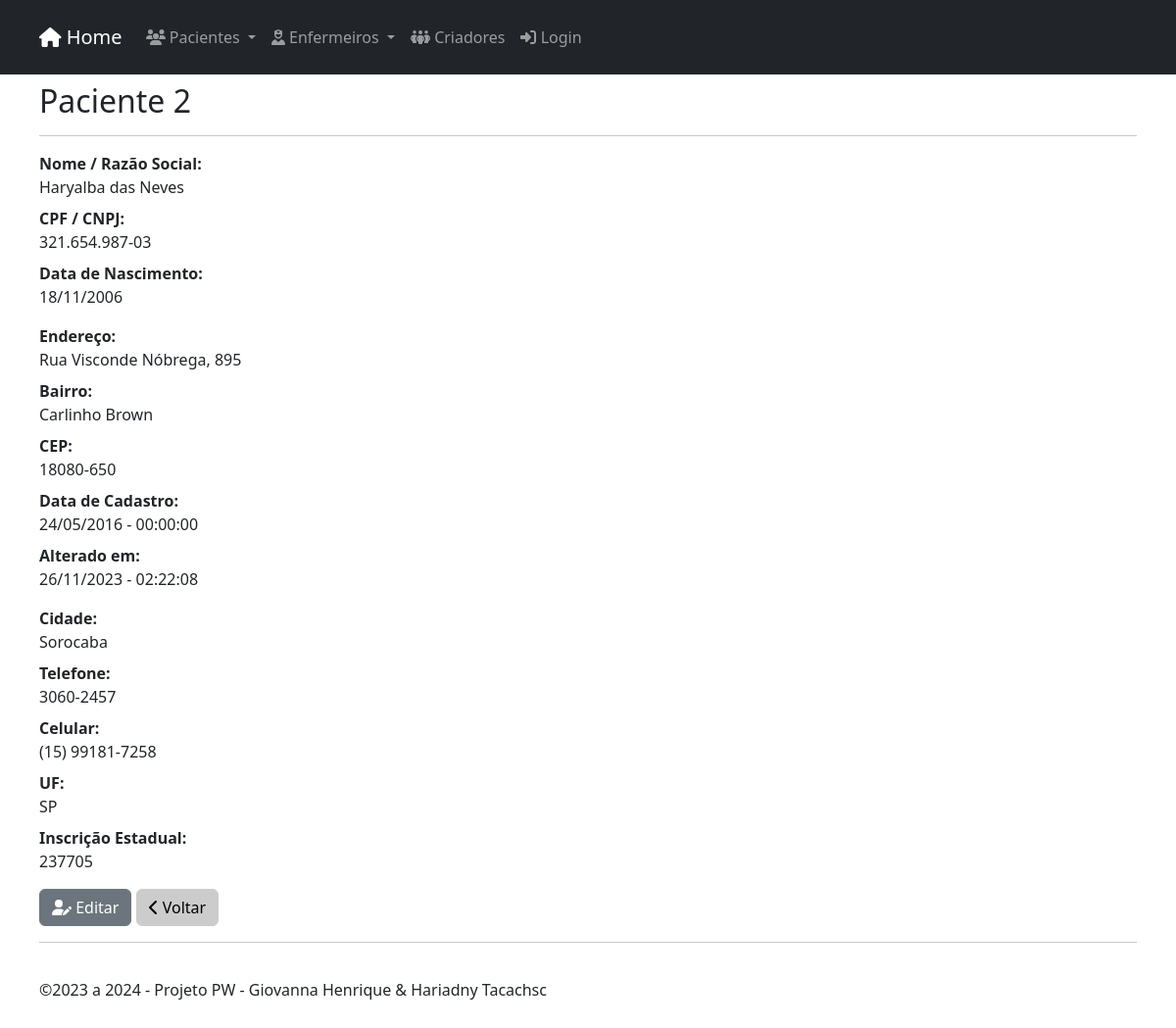
/customers/view.php?id=2, run on an earlier commit of the app's database.
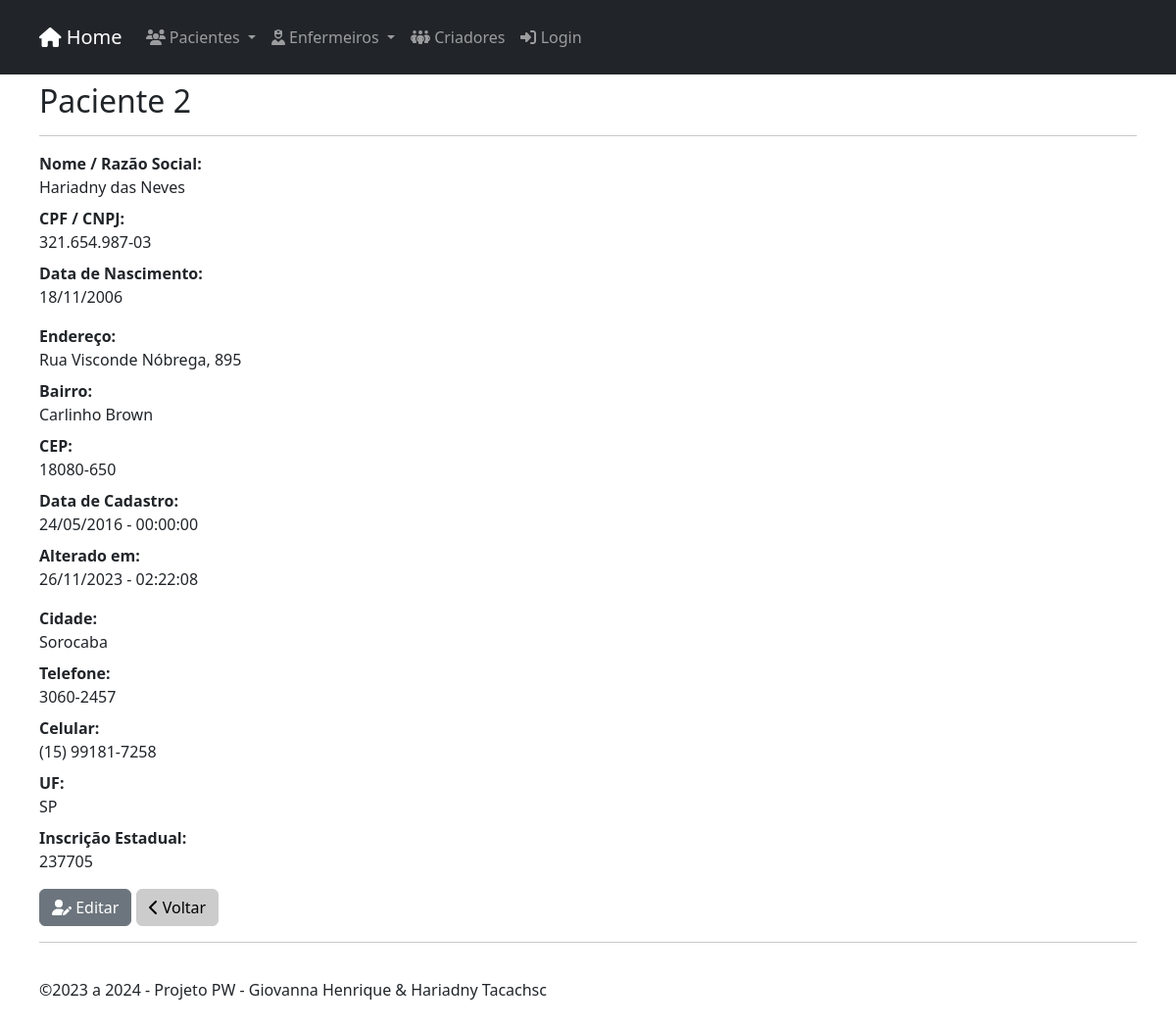
And on a later commit of the database.
### tables this page shows
CREATE TABLE `customers` (
  `id` int(11) UNSIGNED NOT NULL,
  `name` varchar(255) NOT NULL,
  `cpf_cnpj` varchar(14) NOT NULL,
  `birthdate` date NOT NULL,
  `address` varchar(255) NOT NULL,
  `hood` varchar(100) NOT NULL,
  `zip_code` varchar(8) NOT NULL,
  `city` varchar(100) NOT NULL,
  `state` varchar(2) NOT NULL,
  `phone` varchar(11) NOT NULL,
  `mobile` varchar(11) NOT NULL,
  `ie` varchar(15) NOT NULL,
  `created` datetime NOT NULL,
  `modified` datetime NOT NULL
);

### inc/database.php (called while the page is built, shortened)
<?php
    function open_database()
    {
        try {
            $conn = new mysqli(DB_HOST, DB_USER, DB_PASSWORD, DB_NAME);
            $conn->set_charset("utf8");
            return $conn;
        } catch (Exception $e) {
            throw new Exception($e->getMessage());
        }
    }
    function find( $table = null, $id = null ) {
        try {
            $database = open_database();
            $found = null;
            if ($id) {
                $sql = "SELECT * FROM " . $table . " WHERE id = " . $id;
                $result = $database->query($sql);
                if ($result->num_rows > 0) {
                    $found = $result->fetch_assoc();
                }
            }
        } catch (Exception $e) {
            $_SESSION['message'] = $e->GetMessage();
            $_SESSION['type'] = 'danger';
        }
        return $found;
    }
    function formatadata( $date, $formato ) {
        $dt = new DateTime ( $date, new DateTimeZone("America/Sao_Paulo"));
        return $dt -> format($formato);
    }
    function formatacep( $cep ) {
        $cp = substr($cep, 0, 5) . "-" . substr($cep, 5);
        return $cp;
    }
    function formatatel( $tel ) {
        $tl = substr($tel, 0, 4) . "-" . substr($tel, 4);
        return $tl;
    }
    function formatacel( $cell ) {
        $cll = "(" . substr($cell, 0, 2) . ") " . substr($cell, 2 ,5) . "-" . substr($cell, 7);
        return $cll;
    }
?>

### customers/functions.php (called while the page is built, shortened)
<?php
    function view($id = null) {
        $customer = find("customers", $id);
    }
?>

### customers/view.php (the view, shortened to what this page needs)
<?php
	include("functions.php");
	view($_GET['id']);
?>
            <h2>Paciente <?php echo $customer['id']; ?></h2>
            <hr>
            <dl class="dl-horizontal">
                <dt>Nome / Razão Social:</dt>
                <dd><?php echo $customer['name']; ?></dd>
                <dt>CPF / CNPJ:</dt>
                <dd><?php echo $customer['cpf_cnpj']; ?></dd>
                <dt>Data de Nascimento:</dt>
                <dd><?php echo formatadata($customer['birthdate'], "d/m/Y "); ?></dd>
            </dl>
            <dl class="dl-horizontal">
                <dt>Endereço:</dt>
                <dd><?php echo $customer['address']; ?></dd>
                <dt>Bairro:</dt>
                <dd><?php echo $customer['hood']; ?></dd>
                <dt>CEP:</dt>
                <dd><?php echo formatacep($customer['zip_code']); ?></dd>
                <dt>Data de Cadastro:</dt>
                <dd><?php echo formatadata($customer['created'], "d/m/Y - H:i:s"); ?></dd>
                <dt>Alterado em:</dt>
                <dd><?php echo formatadata($customer['modified'], "d/m/Y - H:i:s"); ?></dd>
            </dl>
            <dl class="dl-horizontal">
                <dt>Cidade:</dt>
                <dd><?php echo $customer['city']; ?></dd>
                <dt>Telefone:</dt>
                <dd><?php echo formatatel($customer['phone']); ?></dd>
                <dt>Celular:</dt>
                <dd><?php echo formatacel($customer['mobile']); ?></dd>
                <dt>UF:</dt>
                <dd><?php echo $customer['state']; ?></dd>
                <dt>Inscrição Estadual:</dt>
                <dd><?php echo $customer['ie']; ?></dd>
            </dl>
            <div id="actions" class="row">
                <div class="col-md-12">
                <a href="edit.php?id=<?php echo $customer['id']; ?>" class="btn btn-secondary">
                    <i class="fa-solid fa-user-pen"></i> Editar
                </a>
                <a href="index.php" class="btn btn-light ">
                    <i class="fa-solid fa-chevron-left"></i> Voltar
                </a>
                </div>
            </div>

What changed in the data, as far as the page shows it:
changed customers "Rua Visconde Nóbrega, 895": name "Haryalba das Neves" → "Hariadny das Neves"
